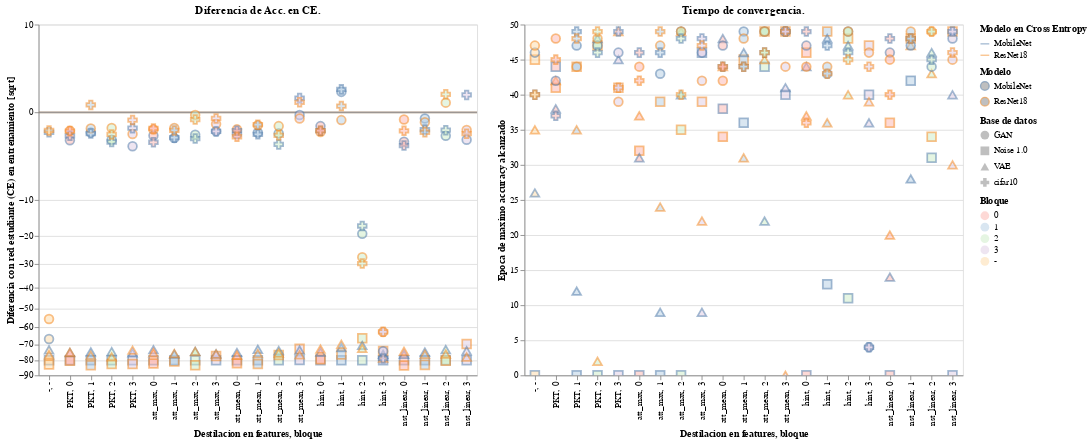

The cell this chart's notebook holds for it:
### Code cell
g=alt.hconcat(
grafico_con_barra_y_CE(source=source,
                       x='feat,block',
                       y='delta_student',
                       title="Diferencia de Acc. en CE.",
                       bs=True,
                      shape='dataset',scale='sqrt',
                      ).properties(width=500,height=400).interactive(),

grafico_con_barra_y_CE(source=source[source['acc_conv']<50],
                       x='feat,block',
                       y='acc_conv',
                       title="Tiempo de convergencia.",
                       bs=False,
                      shape='dataset',scale='linear'
                      ).properties(width=500,height=400).interactive()
)
g

### Figure 1 — Vega-Lite specification as saved in the notebook (floating-point values rounded to 4 significant figures; data arrays with more than 128 entries replaced by an {"elided": "..."} marker saying what was removed)
{"config": {"view": {"continuousWidth": 400, "continuousHeight": 300}}, "hconcat": [{"layer": [{"data": {"name": "data-9856763b4126115ecf4fcc3482d85284"}, "mark": {"type": "rule", "opacity": 0.5}, "encoding": {"color": {"type": "nominal", "field": "model", "legend": {"title": "Modelo"}}, "size": {"value": 2}, "stroke": {"type": "nominal", "field": "model", "legend": {"title": "Modelo en Cross Entropy"}}, "y": {"type": "quantitative", "field": "delta_student"}}, "selection": {"selector014": {"type": "interval", "bind": "scales", "encodings": ["x", "y"]}}}, {"data": {"name": "data-e05bdf2c86e338c929fe5a5de1c618e6"}, "mark": {"type": "point", "size": 100}, "encoding": {"color": {"type": "nominal", "field": "student", "legend": {"title": "Modelo"}}, "fill": {"type": "ordinal", "field": "layer", "legend": {"title": "Bloque"}, "scale": {"scheme": "pastel1"}}, "opacity": {"value": 0.5}, "shape": {"type": "ordinal", "field": "dataset", "legend": {"title": "Base de datos"}}, "x": {"type": "nominal", "field": "feat,block", "title": "Destilacion en features, bloque"}, "y": {"type": "quantitative", "field": "delta_student", "scale": {"base": 2, "constant": 1, "type": "sqrt", "zero": true}, "title": "Diferencia con red estudiante (CE) en entrenamiento [sqrt]"}}, "title": "Diferencia de Acc. en CE."}], "height": 400, "width": 500}, {"data": {"name": "data-c37b29ccb6f1afc0fe6c819deb442979"}, "mark": {"type": "point", "size": 100}, "encoding": {"color": {"type": "nominal", "field": "student", "legend": {"title": "Modelo"}}, "fill": {"type": "ordinal", "field": "layer", "legend": {"title": "Bloque"}, "scale": {"scheme": "pastel1"}}, "opacity": {"value": 0.5}, "shape": {"type": "ordinal", "field": "dataset", "legend": {"title": "Base de datos"}}, "x": {"type": "nominal", "field": "feat,block", "title": "Destilacion en features, bloque"}, "y": {"type": "quantitative", "field": "acc_conv", "scale": {"base": 2, "constant": 1, "type": "linear", "zero": true}, "title": "Epoca de maximo accuracy alcanzado"}}, "height": 400, "selection": {"selector015": {"type": "interval", "bind": "scales", "encodings": ["x", "y"]}}, "title": "Tiempo de convergencia.", "width": 500}], "$schema": "https://vega.github.io/schema/vega-lite/v4.8.1.json", "datasets": {"data-9856763b4126115ecf4fcc3482d85284": [{"model": "ResNet18", "test_acc": 93.34, "train_acc": 99.85, "epoch": 400, "train_step": 156400, "test_step": 40000, "loss_conv": 360, "acc_conv": 303, "max": 93.71, "t": "Cifar10/ResNet18/teacher/", "delta_teacher": -0.6, "delta_student": 0, "test/train": 0.9348, "student": "ResNet18", "log_dist": "CE", "feat_dist": "-", "layer": "-", "train_loss": 0.004576, "test_loss": 0.5333}, {"model": "MobileNet", "test_acc": 89.94, "train_acc": 99.54, "epoch": 400, "train_step": 156400, "test_step": 40000, "loss_conv": 391, "acc_conv": 306, "max": 90.52, "t": "Cifar10/MobileNet/teacher/", "delta_teacher": -4.0, "delta_student": 0, "test/train": 0.9035, "student": "MobileNet", "log_dist": "CE", "feat_dist": "-", "layer": "-", "train_loss": 0.01374, "test_loss": 0.5806}], "data-e05bdf2c86e338c929fe5a5de1c618e6": {"elided": "168 records"}, "data-c37b29ccb6f1afc0fe6c819deb442979": {"elided": "167 records"}}}
